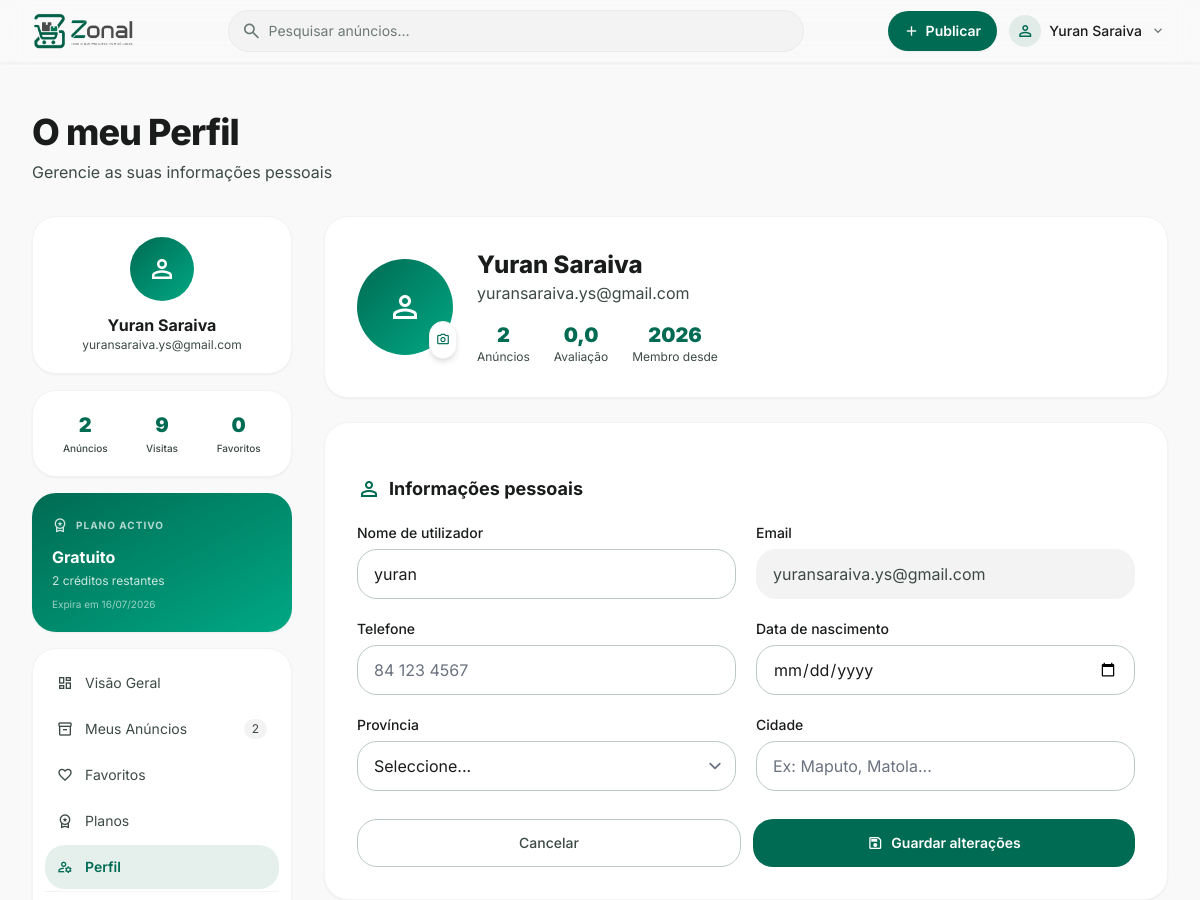
Page /dashboard/perfil/ (signed in, upper part) on the earlier database version.
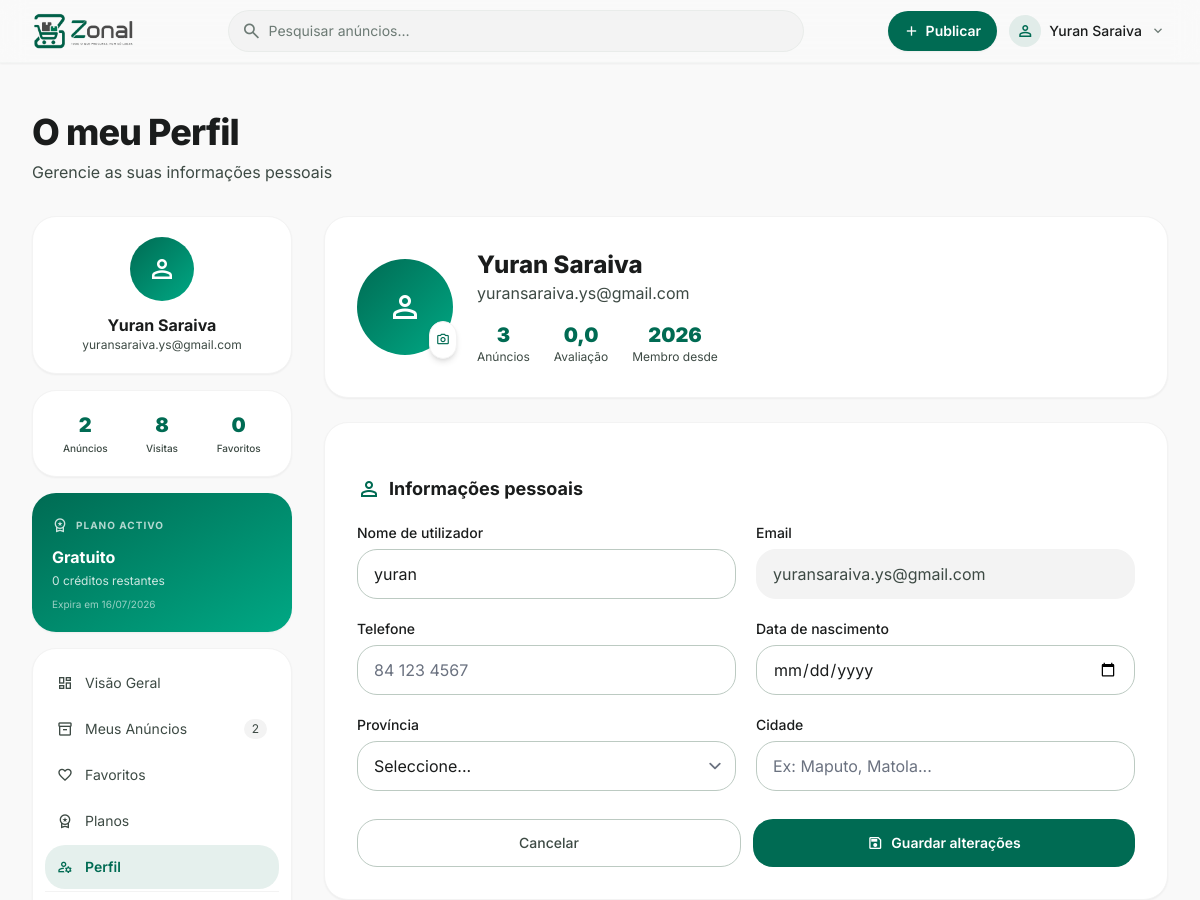
Same page on the later database version.
### apps/pagamentos/models.py (models this page shows, shortened)
class SubscricaoUtilizador(models.Model):
    ESTADO_CHOICES = [
        ('pendente', 'Pendente de Pagamento'),
        ('activa', 'Activa'),
        ('expirada', 'Expirada'),
        ('cancelada', 'Cancelada'),
    ]
    utilizador = models.ForeignKey(
        User,
        on_delete=models.CASCADE,
        related_name='subscricoes'
    )
    plano = models.ForeignKey(
        PlanoPublicacao,
        on_delete=models.PROTECT,
        related_name='subscricoes'
    )
    estado = models.CharField(
        max_length=20, choices=ESTADO_CHOICES, default='pendente'
    )
    creditos_totais = models.PositiveIntegerField(
        null=True, blank=True,
        help_text='Total de anúncios incluídos. Nulo = ilimitado.'
    )
    creditos_usados = models.PositiveIntegerField(default=0)
    inicio_em = models.DateTimeField(null=True, blank=True)
    expira_em = models.DateTimeField(null=True, blank=True)
    criado_em = models.DateTimeField(auto_now_add=True)
    actualizado_em = models.DateTimeField(auto_now=True)
    preco_pago = models.DecimalField(max_digits=12, decimal_places=2)
    class Meta:
        verbose_name = 'Subscrição'
        verbose_name_plural = 'Subscrições'
        ordering = ['-criado_em']
        indexes = [
            models.Index(fields=['utilizador', 'estado', 'expira_em']),
        ]
    @property
    def ilimitado(self):
        return self.creditos_totais is None
    @property
    def creditos_disponiveis(self):
        if self.ilimitado:
            return None  # sem limite
        return max(0, self.creditos_totais - self.creditos_usados)
    @property
    def expirada(self):
        if not self.expira_em:
            return False
        return timezone.now() > self.expira_em

class PlanoPublicacao(models.Model):
    TIPO_CHOICES = [
        ('avulso', 'Por Anúncio'),
        ('subscricao', 'Subscrição'),
    ]
    nome = models.CharField(max_length=100)
    descricao = models.TextField(blank=True)
    tipo = models.CharField(max_length=20, choices=TIPO_CHOICES)
    preco = models.DecimalField(
        max_digits=12, decimal_places=2,
        help_text='Preço em Meticais (MZN)'
    )
    max_anuncios = models.PositiveIntegerField(
        null=True, blank=True,
        help_text='Deixar em branco para ilimitado'
    )
    duracao_anuncio_dias = models.PositiveIntegerField(
        default=30,
        help_text='Duração de cada anúncio em dias'
    )
    duracao_subscricao_dias = models.PositiveIntegerField(
        default=30,
        help_text='Validade da subscrição em dias'
    )
    max_imagens = models.PositiveIntegerField(
        default=6,
        help_text='Número máximo de imagens por anúncio'
    )
    dias_destaque_incluidos = models.PositiveIntegerField(
        default=0,
        help_text='Dias de destaque automático incluídos em cada anúncio'
    )
    activo = models.BooleanField(default=True)
    ordem = models.PositiveIntegerField(
        default=0,
        help_text='Ordem de exibição na página de planos'
    )
    criado_em = models.DateTimeField(auto_now_add=True)
    actualizado_em = models.DateTimeField(auto_now=True)
    class Meta:
        verbose_name = 'Plano de publicação'
        verbose_name_plural = 'Planos de publicação'
        ordering = ['ordem', 'preco']
    @property
    def ilimitado(self):
        return self.max_anuncios is None

### apps/users/models.py (models this page shows, shortened)
class User(AbstractUser):
    PAPEL_CHOICES = [
        ('utilizador', 'Utilizador'),
        ('moderador', 'Moderador'),
        ('admin', 'Admin'),
    ]
    telefone = models.CharField(max_length=20, blank=True)
    data_nascimento = models.DateField(null=True, blank=True)
    foto_perfil = models.ImageField(upload_to='avatars/', blank=True, null=True)
    telefone_verificado = models.BooleanField(default=False)
    email_verificado = models.BooleanField(default=False)
    provincia = models.CharField(max_length=50, blank=True)
    cidade = models.CharField(max_length=50, blank=True)
    papel = models.CharField(max_length=20, choices=PAPEL_CHOICES, default='utilizador')
    bloqueado = models.BooleanField(default=False)
    motivo_bloqueio = models.TextField(blank=True)
    total_anuncios = models.PositiveIntegerField(default=0)
    avaliacao_media = models.DecimalField(max_digits=3, decimal_places=2, default=0)
    ultimo_acesso = models.DateTimeField(null=True, blank=True)
    class Meta:
        verbose_name = 'Utilizador'
        verbose_name_plural = 'Utilizadores'

### apps/anuncios/views.py (the view)
# urls.py: path('dashboard/perfil/', views.perfil_view, name='perfil'),          # ← novo
@login_required
def perfil_view(request):
    ctx = _sidebar_context(request.user)
    ctx.update({
        'user': request.user,
        'provincias': PROVINCIAS,
        'active_tab': 'perfil',
        'page_title': 'O meu Perfil',
        'page_subtitle': 'Gerencie as suas informações pessoais',
    })
    return render(request, 'users/perfil.html', ctx)

### apps/anuncios/views.py (called while the page is built)
def _get_subscricao_activa(user):
    return (
        SubscricaoUtilizador.objects
        .filter(utilizador=user, estado='activa', expira_em__gt=timezone.now())
        .select_related('plano')
        .order_by('expira_em')
        .first()
    )

def _sidebar_context(user):
    total_anuncios = (
        Anuncio.objects.filter(utilizador=user)
        .exclude(estado='eliminado')
        .count()
    )
    total_visualizacoes = (
        Anuncio.objects.filter(utilizador=user)
        .exclude(estado='eliminado')
        .aggregate(total=Sum('visualizacoes'))['total'] or 0
    )
    total_favoritos = Favorito.objects.filter(utilizador=user).count()
    return {
        'total_anuncios': total_anuncios,
        'total_visualizacoes': total_visualizacoes,
        'total_favoritos': total_favoritos,
        'subscricao_activa': _get_subscricao_activa(user),
    }

### templates/users/perfil.html (shortened to what the changed rows need)
{% extends "users/area_utilizador.html" %}
{% load static %}
{% block area_content %}
    <div class="bg-surface-container-lowest rounded-2xl p-6 md:p-8 shadow-sm border border-surface-container-low">
        <div class="flex flex-col sm:flex-row items-center gap-6">
            <div class="text-center sm:text-left">
                <h1 class="text-2xl font-extrabold text-on-surface">
                    {{ user.get_full_name|default:user.username }}
                </h1>
                <p class="text-on-surface-variant">{{ user.email }}</p>
                <div class="flex justify-center sm:justify-start gap-6 mt-4">
                    <div class="text-center">
                        <p class="text-xl font-black text-primary">{{ user.total_anuncios }}</p>
                        <p class="text-xs text-on-surface-variant">Anúncios</p>
                    </div>
                    <div class="text-center">
                        <p class="text-xl font-black text-primary">{{ user.avaliacao_media|floatformat:1 }}</p>
                        <p class="text-xs text-on-surface-variant">Avaliação</p>
                    </div>
                    <div class="text-center">
                        <p class="text-xl font-black text-primary">{{ user.date_joined|date:"Y" }}</p>
                        <p class="text-xs text-on-surface-variant">Membro desde</p>
                    </div>
                </div>
            </div>
        </div>
    </div>
    <form id="form-perfil"
          class="bg-surface-container-lowest rounded-2xl p-6 md:p-8 shadow-sm border border-surface-container-low space-y-5">
        <h2 class="text-lg font-bold text-on-surface flex items-center gap-2">
            <span class="material-symbols-outlined text-primary">person</span>
            Informações pessoais
        </h2>
        <div class="grid grid-cols-1 md:grid-cols-2 gap-5">
            <div>
                <label class="block text-sm font-medium text-on-surface mb-1.5">Nome de utilizador</label>
                <input type="text" name="username" value="{{ user.username }}"
                       class="w-full px-4 py-3 rounded-xl border border-outline-variant
                          focus:border-primary focus:outline-none focus:ring-2 focus:ring-primary/20"/>
            </div>
            <div>
                <label class="block text-sm font-medium text-on-surface mb-1.5">Email</label>
                <input type="email" value="{{ user.email }}" disabled
                       class="w-full px-4 py-3 rounded-xl border border-surface-container-low
                          bg-surface-container-low text-on-surface-variant cursor-not-allowed"/>
            </div>
        </div>
    </form>
{% endblock %}

### templates/users/area_utilizador.html (shortened to what the changed rows need)
{% extends "base.html" %}
{% load static %}
{% block content %}
<main class="pt-24 pb-24 px-4 md:px-8 max-w-7xl mx-auto mt-4">
    <div class="mb-8">
        <h1 class="text-3xl md:text-4xl font-extrabold text-on-surface tracking-tight">
            {{ page_title|default:"Meu Painel" }}
        </h1>
    </div>
    <div class="grid grid-cols-1 lg:grid-cols-12 gap-8">
        <div class="lg:col-span-3">
            <aside class="sticky top-24 space-y-4">
                <div class="bg-surface-container-lowest rounded-2xl p-5 shadow-sm border border-surface-container-low text-center">
                    <div class="w-16 h-16 rounded-full mx-auto mb-3 overflow-hidden
                                bg-gradient-to-br from-primary to-primary-container flex items-center justify-center">
                        {% if request.user.foto_perfil %}
                        <img src="{{ request.user.foto_perfil.url }}"
                             class="w-full h-full object-cover"
                             alt="{{ request.user.username }}"/>
                        {% else %}
                        <span class="material-symbols-outlined text-white text-3xl">person</span>
                        {% endif %}
                    </div>
                    <p class="font-bold text-on-surface truncate">
                        {{ request.user.get_full_name|default:request.user.username }}
                    </p>
                    <p class="text-xs text-on-surface-variant truncate">{{ request.user.email }}</p>
                </div>
                <div class="bg-surface-container-lowest rounded-2xl p-5 shadow-sm border border-surface-container-low">
                    <div class="grid grid-cols-3 gap-3 text-center">
                        <div>
                            <p class="text-xl font-black text-primary">{{ total_visualizacoes|default:0 }}</p>
                            <p class="text-[10px] text-on-surface-variant font-medium mt-0.5">Visitas</p>
                        </div>
                    </div>
                </div>
                {% if subscricao_activa %}
                <div class="bg-gradient-to-br from-primary to-primary-container rounded-2xl p-5 text-white shadow-sm">
                    <div class="flex items-center gap-2 mb-2">
                        <span class="material-symbols-outlined text-white/80 text-base">workspace_premium</span>
                        <span class="text-[10px] font-bold text-white/70 uppercase tracking-widest">Plano activo</span>
                    </div>
                    <p class="font-bold text-base">{{ subscricao_activa.plano.nome }}</p>
                    {% if subscricao_activa.ilimitado %}
                    <p class="text-xs text-white/80 mt-1">Anúncios ilimitados</p>
                    {% else %}
                    <p class="text-xs text-white/80 mt-1">
                        {{ subscricao_activa.creditos_disponiveis }} crédito{{ subscricao_activa.creditos_disponiveis|pluralize:"s" }} restante{{ subscricao_activa.creditos_disponiveis|pluralize:"s" }}
                    </p>
                    {% endif %}
                    <p class="text-[10px] text-white/60 mt-2">
                        Expira em {{ subscricao_activa.expira_em|date:"d/m/Y" }}
                    </p>
                </div>
                {% endif %}
            </aside>
        </div>
        <div class="lg:col-span-9 space-y-6">
            {% block area_content %}{% endblock %}
        </div>
    </div>
</main>
{% endblock %}

### templates/partials/navbar.html (shortened to what this page needs)
{% load static %}
<nav class="fixed top-0 w-full z-50 bg-surface/85 backdrop-blur-md border-b border-outline-variant/10 shadow-sm">
    <div class="max-w-screen-2xl mx-auto flex items-center gap-4 px-4 md:px-6 py-2.5">
        <a href="{% url 'home' %}"
           class="flex-shrink-0 hover:opacity-80 transition-opacity"
           aria-label="Zonal — Página inicial">
            <img src="{% static 'img/zonal_logo.png' %}" alt="Zonal" width="120" height="36" class="h-9 w-auto">
        </a>
        <form action="{% url 'anuncio-pesquisa' %}" method="GET"
              class="flex-1 min-w-0 max-w-xl mx-auto"
              role="search">
            <div class="relative flex items-center">
                <input type="text"
                       name="search"
                       value="{{ request.GET.search }}"
                       placeholder="Pesquisar anúncios…"
                       autocomplete="off"
                       class="w-full bg-surface-container-low border border-outline-variant/20 rounded-full
                              pl-10 pr-4 py-2.5 text-sm text-on-surface placeholder-outline
                              focus:outline-none focus:ring-2 focus:ring-primary/40 focus:border-primary/50
                              transition-all"
                       aria-label="Pesquisar anúncios"/>
            </div>
        </form>
        <div class="flex items-center gap-2 flex-shrink-0">
            {% if user.is_authenticated %}
            <a href="{% url 'anuncio-publicar' %}"
               class="hidden sm:flex items-center gap-1.5 bg-primary text-on-primary
                      px-4 py-2 rounded-full text-sm font-semibold
                      hover:opacity-90 transition-all shadow-sm
                      focus:outline-none focus:ring-2 focus:ring-primary/50">
                <span class="material-symbols-outlined text-base" aria-hidden="true">add</span>
                Publicar
            </a>
            <div class="relative" id="user-menu">
                <button id="user-menu-btn"
                        onclick="toggleMenu()"
                        class="flex items-center gap-2 pl-1 pr-2.5 py-1 rounded-full
                               hover:bg-surface-container-high transition-colors
                               focus:outline-none focus:ring-2 focus:ring-primary/30"
                        aria-haspopup="true"
                        aria-expanded="false"
                        aria-controls="user-dropdown">
                    {% if user.foto_perfil %}
                    <img src="{{ user.foto_perfil.url }}"
                         class="w-8 h-8 rounded-full object-cover ring-2 ring-primary/20"
                         alt="{{ user.get_full_name|default:user.username }}"/>
                    {% else %}
                    <span class="w-8 h-8 rounded-full bg-primary/10 flex items-center justify-center flex-shrink-0">
                        <span class="material-symbols-outlined text-primary text-lg" aria-hidden="true">person</span>
                    </span>
                    {% endif %}
                    <span class="hidden md:block text-sm font-medium max-w-[100px] truncate">
                        {{ user.get_full_name|default:user.username }}
                    </span>
                    <span class="material-symbols-outlined text-outline text-base hidden md:block transition-transform duration-200"
                          id="chevron-menu" aria-hidden="true">expand_more</span>
                </button>
            </div>
            {% endif %}
        </div>
    </div>
</nav>

Differences in the rows shown:
changed User "Yuran Saraiva": total_anuncios "2" → "3"
changed SubscricaoUtilizador "Gratuito": creditos_disponiveis "2" → "0"
Other differences:
{{ total_visualizacoes|default:0 }}: "9" → "8"
